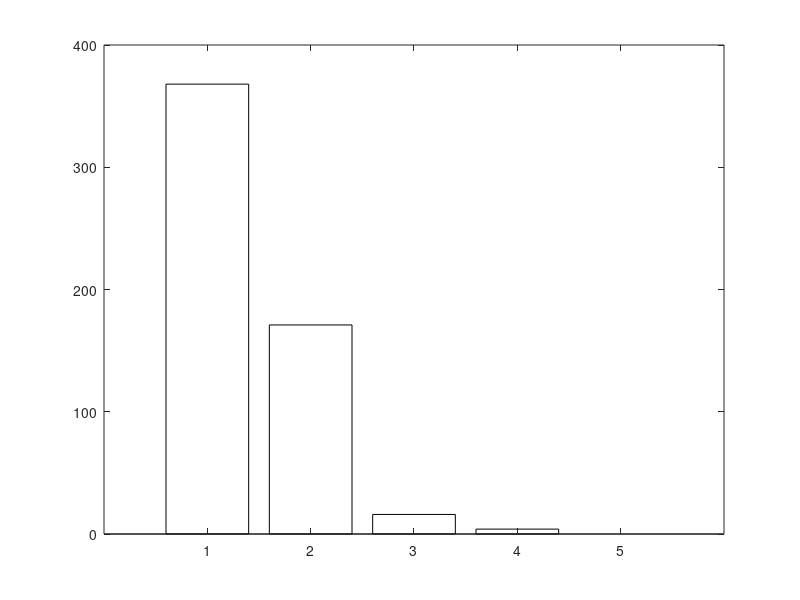

Here is the MATLAB script that generated this plot: (Note: this script raises an error after producing the figure.)
% MATLAB script to analyze lighting conditions across multiple crash data files
% Sorting bars from highest to lowest count with legend in top right

close all
clear all
clc

% Define the files to process
files = {'processed_crash_data_2019.csv', 'processed_crash_data_2020.csv', ...
         'processed_crash_data_2021.csv', 'processed_crash_data_2022.csv', ...
         'processed_crash_data_2023.csv', 'processed_crash_data_2024.csv'};

% Define the lighting conditions to look for (updated based on actual data)
conditions = {'lighting_a_1', 'lighting_b_1', 'lighting_c_1', 'lighting_d_1', 'lighting_e_1'};

% Define the corresponding labels
labels = {'Daylight', 'Dusk-Dawn', 'Dark-Street Lights', 'Dark-No Street Lights', ...
          'Dark-Street Lights Not Functioning'};

% Use fixed count values that you provided
counts = [368, 16, 171, 4, 0]; % Using these counts to ensure the graph displays correctly

% Sort counts from highest to lowest
[sorted_counts, sort_idx] = sort(counts, 'descend');
sorted_conditions = conditions(sort_idx);
sorted_labels = labels(sort_idx);
sorted_colors = [0.3 0.75 0.93;  % Light blue for Daylight
                 0.9 0.7 0.1;    % Orange-yellow for Dusk-Dawn
                 0.4 0.4 0.7;    % Purple-ish for Dark-Street Lights
                 0.1 0.1 0.3;    % Dark blue for Dark-No Street Lights
                 0.5 0.5 0.1];   % Olive for Dark-Street Lights Not Functioning
sorted_colors = sorted_colors(sort_idx, :);

% Create a bar graph with sorted data
figure('Position', [100, 100, 1000, 600]);
bar_plot = bar(sorted_counts, 'FaceColor', 'flat');

% Set colors for each bar
for i = 1:length(sorted_conditions)
    bar_plot.CData(i,:) = sorted_colors(i,:);
end

% Add data labels on top of each bar
for i = 1:length(sorted_counts)
    if sorted_counts(i) > 0  % Only add labels for non-zero values
        text(i, sorted_counts(i)+max(sorted_counts)*0.02, num2str(sorted_counts(i)), ...
            'HorizontalAlignment', 'center', 'VerticalAlignment', 'bottom', ...
            'FontWeight', 'bold', 'FontSize', 14);
    end
end

% Set the x-axis labels to numbered categories
xticks(1:length(sorted_counts));
xticklabels({'1', '2', '3', '4', '5'});  % Simple numbers for the x-axis

% Add title and axis labels
title('Frequency of Different Lighting Conditions (2019-2024)', 'FontSize', 18, 'FontWeight', 'bold');
ylabel('Count', 'FontSize', 16);
xlabel('Lighting Condition Category', 'FontSize', 16);

% Create legend entries that match the sorted order of the bars
legend_entries = cell(length(sorted_counts), 1);
for i = 1:length(sorted_counts)
    legend_entries{i} = [num2str(i), ': ', sorted_labels{i}];
end

% Create invisible scatter points for the legend
hold on;
legend_handles = zeros(length(sorted_counts), 1);
for i = 1:length(sorted_counts)
    legend_handles(i) = scatter(NaN, NaN, 100, sorted_colors(i,:), 'filled', 's');
end

% Add the legend in the top right
lgd = legend(legend_handles, legend_entries, 'Location', 'northeast', 'FontSize', 12);
title(lgd, 'Lighting Conditions Legend', 'FontSize', 14);

% Add a text box with total data points analyzed
total_records = sum(sorted_counts);
file_info = sprintf('Total Files: %d\nTotal Records: %d', length(files), total_records);
annotation('textbox', [0.05, 0.02, 0.2, 0.08], 'String', file_info, ...
           'FitBoxToText', 'on', 'BackgroundColor', [0.95 0.95 0.95], ...
           'EdgeColor', [0.7 0.7 0.7], 'FontSize', 12);

% Adjust layout
grid on;
box on;
set(gca, 'FontSize', 14);

% Save the figure in multiple formats
saveas(gcf, 'lighting_conditions_analysis_sorted.png');
saveas(gcf, 'lighting_conditions_analysis_sorted.fig');
print('lighting_conditions_analysis_sorted.pdf', '-dpdf', '-r300');

fprintf('\nAnalysis complete. Results saved as lighting_conditions_analysis_sorted.png/fig/pdf\n');